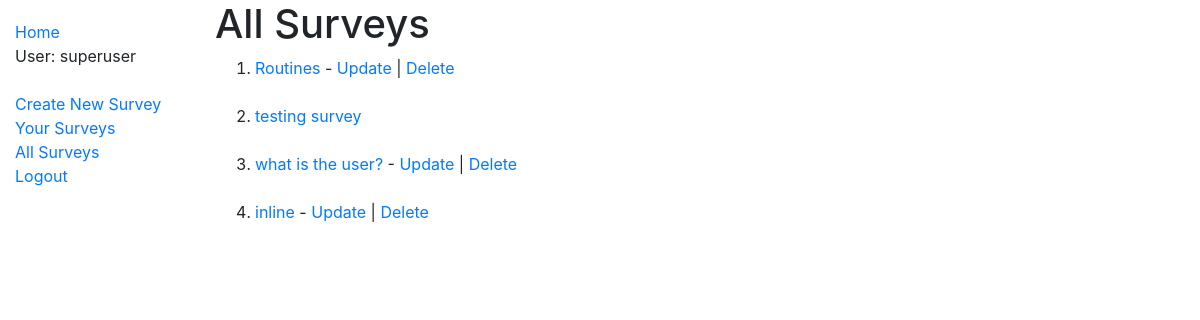
/catalog/surveys/ (signed in), run on the app's committed database.
### catalog/models.py (models this page shows, shortened)
class Surveys(models.Model):
  id = models.UUIDField(primary_key=True, default=uuid.uuid4)
  name = models.CharField(max_length=300, blank=False)
  surveyer = models.ForeignKey(User, on_delete=models.SET_NULL, null=True, unique=False)
  class Meta:
    permissions = (('can_edit_survey', 'Edit Survey'),)
  def get_absolute_url(self):
    return reverse('surveys-detail', args=[str(self.id)])

### catalog/views.py (the view)
# urls.py: path('surveys/', views.SurveysListView.as_view(), name='surveys-list'),
class SurveysListView(generic.ListView):
  model = Surveys
  paginate_by = 10

### catalog/templates/catalog/surveys_list.html
{% extends 'base.html'%}
{% block content %}
<h1>All Surveys</h1>
{% if surveys_list %}
<ol>
  {% for survey in surveys_list %}
  <li>
  <a href="{{ survey.get_absolute_url }}">{{ survey.name }}</a>
    {% if survey.surveyer == request.user %}
       - <a href='{% url 'surveys-update' survey.pk %}'>Update</a> | <a href='{% url 'surveys-delete' survey.pk %}'>Delete</a>
    {% endif %}
  </li><br>
  {% endfor %}
{% else %}
  <p>You have no surveys.</p>
</ol>
{% endif %}
{% endblock %}

### catalog/templates/base.html (shortened to what this page needs)
<!DOCTYPE html>
<html lang = 'en'>
<head>
  <link rel="stylesheet" href="https://stackpath.bootstrapcdn.com/bootstrap/4.3.1/css/bootstrap.min.css">
  {% load static %}
  <link rel="stylesheet" href="{% static 'css/styles.css' %}">
</head>
<body>
  <div class="container-fluid">
    <div class="row">
      <div class="col-sm-2">
      {% block sidebar %}
        <ul class="sidebar-nav">
          <li><a href='{% url 'index' %}'>Home</a>
          {% if user.is_authenticated %}
          <li>User: {{ user.get_username }}</li><br>
          <li><a href='{% url 'surveys-create' %}'>Create New Survey</a></li>
          <li><a href='{% url 'user-surveys' %}'>Your Surveys</a></li>
          <li><a href='{% url 'surveys-list' %}'>All Surveys</a></li>
          <li><a href='{% url 'logout' %}'>Logout</a></li>
          {% else %}
          <li><a href='{% url 'login' %}'>Login</a></li>
          {% endif %}
        </ul>
      {% endblock %}
      </div>
      <div class='col-sm-10'>{% block content %}{% endblock %}</div>
  </div>
</body>
</html>

### catalog/static/css/styles.css (style rules this page uses)
.sidebar-nav { margin-top: 20px; padding: 0; list-style: none; }

### data on the page
Surveys: name "Routines", shows "Update"
Surveys: name "testing survey"
Surveys: name "what is the user?", shows "Update"
Surveys: name "inline", shows "Update"

### other printed values
{{ user.get_username }} "superuser"
